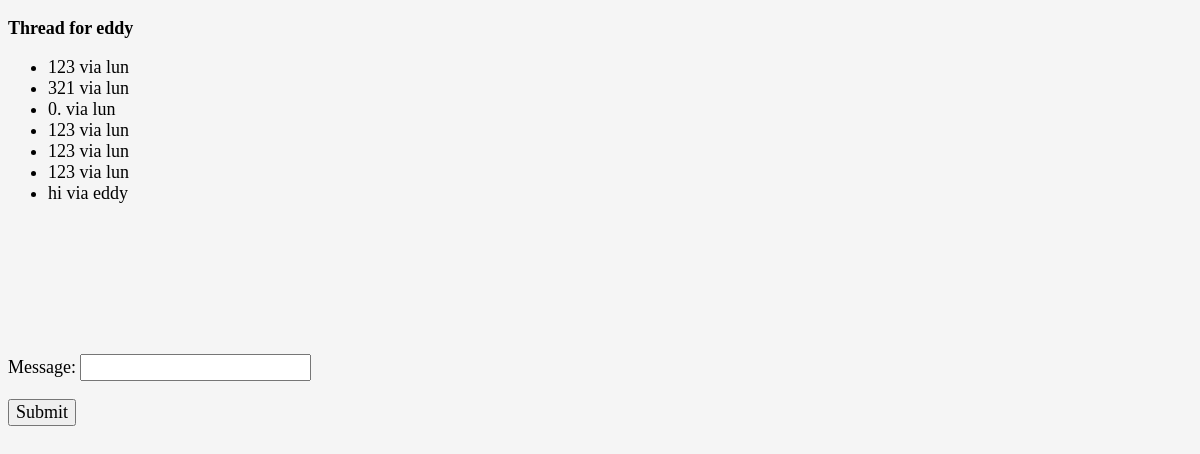
Page /messages/eddy/ (signed in) on the committed database.
### chat/models.py (models this page shows, shortened)
class Thread(models.Model):
    first = models.ForeignKey(settings.AUTH_USER_MODEL, on_delete=models.CASCADE, related_name='chat_thread_first')
    second = models.ForeignKey(settings.AUTH_USER_MODEL, on_delete=models.CASCADE, related_name='chat_thread_second')
    updated = models.DateTimeField(auto_now=True)
    timestamp = models.DateTimeField(auto_now_add=True)
    objects = ThreadManager()

class ChatMessage(models.Model):
    thread = models.ForeignKey(Thread, null=True, blank=True, on_delete=models.SET_NULL)
    user = models.ForeignKey(settings.AUTH_USER_MODEL, verbose_name='sender', on_delete=models.CASCADE)
    message = models.TextField()
    timestamp = models.DateTimeField(auto_now_add=True)

### chat/views.py (the view, shortened to what this page needs)
# urls.py: re_path(r"^(?P<username>[\w.@+-]+)", ThreadView.as_view()),
class ThreadView(LoginRequiredMixin, FormMixin, DetailView):
    template_name = 'chat/thread.html'
    form_class = ComposeForm
    success_url = './'
    def get_object(self):
        other_username = self.kwargs.get("username")
        obj, created = Thread.objects.get_or_new(self.request.user, other_username)
        if obj == None:
            raise Http404
        return obj
    def get_context_data(self, **kwargs):
        context = super().get_context_data(**kwargs)
        context['form'] = self.get_form()
        return context

### chat/forms.py
class ComposeForm(forms.Form):
    message = forms.CharField(
        widget=forms.TextInput(
            attrs={"class": "form-control"}
        )
    )

### chat/models.py (called while the page is built, shortened)
    def get_or_new(self, user, other_username):  # get_or_create
        username = user.username
        if username == other_username:
            return None
        qlookup1 = Q(first__username=username) & Q(second__username=other_username)
        qlookup2 = Q(first__username=other_username) & Q(second__username=username)
        qs = self.get_queryset().filter(qlookup1 | qlookup2).distinct()
        if qs.count() == 1:
            return qs.first(), False
        elif qs.count() > 1:
            return qs.order_by('timestamp').first(), False

### chat/templates/chat/thread.html (shortened to what this page needs)
<!doctype html>
<html lang="en">
  <head>
    <link rel="stylesheet" href="https://unpkg.com/bootstrap-material-design@4.1.1/dist/css/bootstrap-material-design.min.css">
  </head>
  <body>
	<div class="container">
		<h3>Thread for {% if user != object.first %}{{ object.first }}{% else %}{{ object.second }}{% endif %}</h3>
		<ul class="row list-group p-0" id='chat-items' style="margin-bottom: 150px;">
			{% for chat in object.chatmessage_set.all %}
			{% if chat.user == user %}
			<li id='send'class="m-1 list-group-item border col-5">{{ chat.message }} via {{ chat.user }}</li>
			{% else %}
			<li id='receive' class="m-1 list-group-item border col-5 ml-auto">{{ chat.message }} via {{ chat.user }}</li>
			{% endif %}
			{% endfor %}
		</ul>
		<form class="fixed-bottom bg-light m-0" id='form' method='POST'> {% csrf_token %}
			{{form.as_p }}
			<input type='submit' class='btn btn-primary'/>
		</form>
	</div>
	</body>
</html>

### chat/templates/chat/thread.html (style rules this page uses)
* { font-family: Calibri; font-size: 18px; }
*, *:before, *:after { box-sizing: border-box; }
body { background: whitesmoke; }
#receive { border: 2px; border-radius: 10px; }
#send { border: 2px; border-radius: 10px; }

### rows in the picture
Thread: second "eddy"
ChatMessage: message "123", user "lun"
ChatMessage: message "321", user "lun"
ChatMessage: message "0.", user "lun"
ChatMessage: message "123", user "lun"
ChatMessage: message "123", user "lun"
ChatMessage: message "123", user "lun"
ChatMessage: message "hi", user "eddy"
